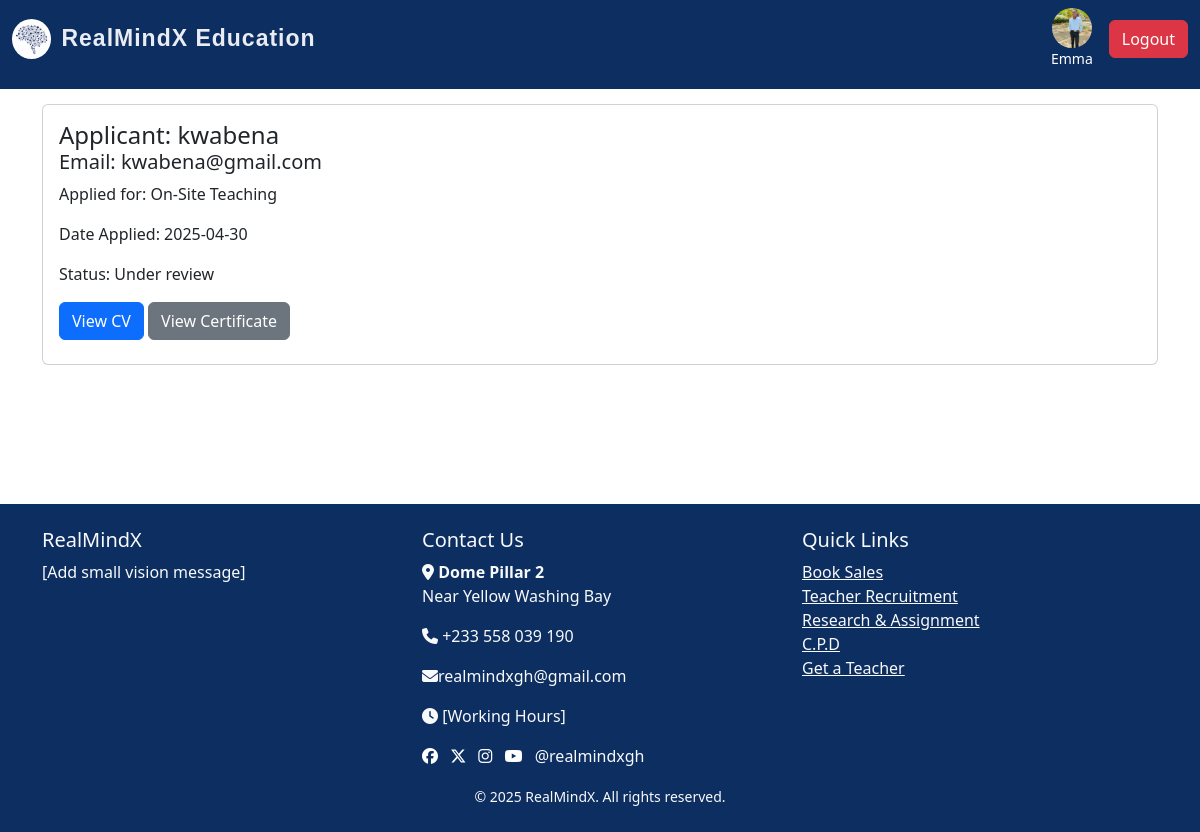
Screenshot of /admin/applicants/1 (signed in) with the database file from the repository.
### models.py (models this page shows, shortened)
class Admin(UserMixin, db.Model):
    id = db.Column(db.Integer, primary_key=True)
    username = db.Column(db.String(150), unique=True, nullable=False)
    email = db.Column(db.String(150), unique=True, nullable=False)
    password = db.Column(db.String(150), nullable=False)
    profile_pic = db.Column(db.String(200), nullable=True)
    job_posts = db.relationship('JobPost', backref='admin', lazy=True)

class Application(db.Model):
    id = db.Column(db.Integer, primary_key=True)
    date_applied = db.Column(db.DateTime, default=datetime.utcnow)
    status = db.Column(db.String(20), default='under review')  # Default status is 'under review'
    cv = db.Column(db.String(150), nullable=False)
    certificate = db.Column(db.String(150), nullable=False)
    user_id = db.Column(db.Integer, db.ForeignKey('user.id'), nullable=False)
    job_id = db.Column(db.Integer, db.ForeignKey('job_post.id'), nullable=False)

class User(UserMixin, db.Model):
    id = db.Column(db.Integer, primary_key=True)
    username = db.Column(db.String(150), unique=True, nullable=False)
    email = db.Column(db.String(150), unique=True, nullable=False)
    password = db.Column(db.String(150), nullable=False)
    profile_pic = db.Column(db.String(200), nullable=True)
    applications = db.relationship('Application', backref='user', lazy=True)

class JobPost(db.Model):
    id = db.Column(db.Integer, primary_key=True)
    title = db.Column(db.String(150), nullable=False)
    description = db.Column(db.Text, nullable=False)
    job_type = db.Column(db.String(50))
    requirements = db.Column(db.Text, nullable=False)
    date_posted = db.Column(db.DateTime, default=datetime.utcnow)
    admin_id = db.Column(db.Integer, db.ForeignKey('admin.id'), nullable=False)
    applications = db.relationship('Application', backref='job', cascade='all, delete-orphan', lazy=True)

### routes.py (the view)
@app.route('/admin/applicants/<int:job_id>')
@login_required
def view_applicants(job_id):
    if not isinstance(current_user, Admin):
        return redirect(url_for('users_dashboard'))
    job = JobPost.query.get(job_id)
    if not job or job.admin_id != current_user.id:
        return redirect(url_for('admin_dashboard'))
    applications = job.applications
    return render_template('view_applicants.html', applications=applications)

### routes.py (called while the page is built)
@login_manager.user_loader
def load_user(user_id):
    try:
        user_type, id = user_id.split(":")
        if user_type == "user":
            return User.query.get(int(id))
        elif user_type == "admin":
            return Admin.query.get(int(id))
    except ValueError:
        return None

### templates/view_applicants.html
{% extends 'index.html' %}
{% block content %}
{% for application in applications %}
<div class="card mb-3">
    <div class="card-body">
        <h4 class="card-title">Applicant: {{ application.user.username }}</h4>
        <h5>Email: {{ application.user.email }}</h5>
        <p>Applied for: {{ application.job.title }}</p>
        <p>Date Applied: {{ application.date_applied.strftime('%Y-%m-%d') }}</p>
        <p>Status: {{ application.status }}</p>
        <a href="{{ url_for('uploaded_file', filename=application.cv) }}" target="_blank" class="btn btn-primary mb-2">
            View CV
        </a>
        {% if application.certificate %}
        <a href="{{ url_for('uploaded_file', filename=application.certificate) }}" target="_blank" class="btn btn-secondary mb-2">
            View Certificate
        </a>
        {% endif %}
    </div>
</div>
{% endfor %}
{% endblock %}

### templates/index.html (shortened to what this page needs)
<!DOCTYPE html>
<html lang="en">
<head>
  <link rel="stylesheet" href="https://cdn.jsdelivr.net/npm/bootstrap@5.3.3/dist/css/bootstrap.min.css">
  <link rel="stylesheet" href="https://cdnjs.cloudflare.com/ajax/libs/font-awesome/6.6.0/css/all.min.css">
  <link rel="stylesheet" href="{{ url_for('static', filename='main.css') }}">
</head>
<body>
<nav class="navbar navbar-expand-lg navbar-dark bg-steel fixed-top">
  <div class="container-fluid">
    <a class="navbar-brand d-flex align-items-center" href="{{ url_for('home') }}">
      <img src="{{ url_for('static', filename='images/brain.jpg') }}" alt="Logo" style="height: 40px; border-radius: 50%; margin-right: 10px;">
      RealMindX Education
    </a>
    <div class="collapse navbar-collapse justify-content-end" id="navbarNav">
      <ul class="navbar-nav">
        {% if current_user.is_authenticated %}
        <li class="nav-item d-flex align-items-center ms-2">
          <div class="d-flex flex-column align-items-center text-white me-3">
            {% if current_user.profile_pic %}
              <img src="{{ url_for('static', filename='uploads/' ~ current_user.profile_pic) }}"
                  alt="Profile"
                  style="width: 40px; height: 40px; border-radius: 50%; object-fit: cover;">
            {% else %}
              <img src="{{ url_for('static', filename='images/default-profile.webp') }}"
                  alt="Default Profile"
                  style="width: 40px; height: 40px; border-radius: 50%; object-fit: cover;">
            {% endif %}
            <small>{{ current_user.username }}</small>
          </div>
          <a class="btn btn-danger" href="{{ url_for('logout') }}">Logout</a>
        </li>
        {% endif %}
      </ul>
    </div>
  </div>
</nav>
  <main class="container mt-5 pt-4">
    {% block content %}{% endblock %}
  </main>
  {% include 'footer.html' %}
</body>
</html>

### static/main.css (style rules this page uses)
html,body { position: relative; color: #0f0505; display: flex; flex-direction: column; margin: 0; margin-top: 1.0rem; min-height: 100vh; }
.container { flex: 1; }
.navbar { margin-bottom: 0; padding-bottom: 20px; }
.navbar-brand { text-decoration: none; font-family: "Poppins", sans-serif; font-size: 23px; font-weight: bold; color:rgb(233, 236, 243); letter-spacing: 1px; }
.bg-steel { background-color: #0C2E60; }
.navbar-nav a { font-size: 16px; font-weight: 400; display: flex; align-items: center; gap: 5px; color: #ffffff; }
.card { flex: 1; display: flex; flex-direction: column; }
h1, h2, h3, h4 { color: #0C2E60; }
.card-title { margin-bottom: 0; }

### rows the page displays
Admin: profile_pic (picture), username "Emma"
Application: user.username "kwabena", user.email "kwabena@gmail.com", job "On-Site Teaching", date_applied "2025-04-30", status "Under review"
